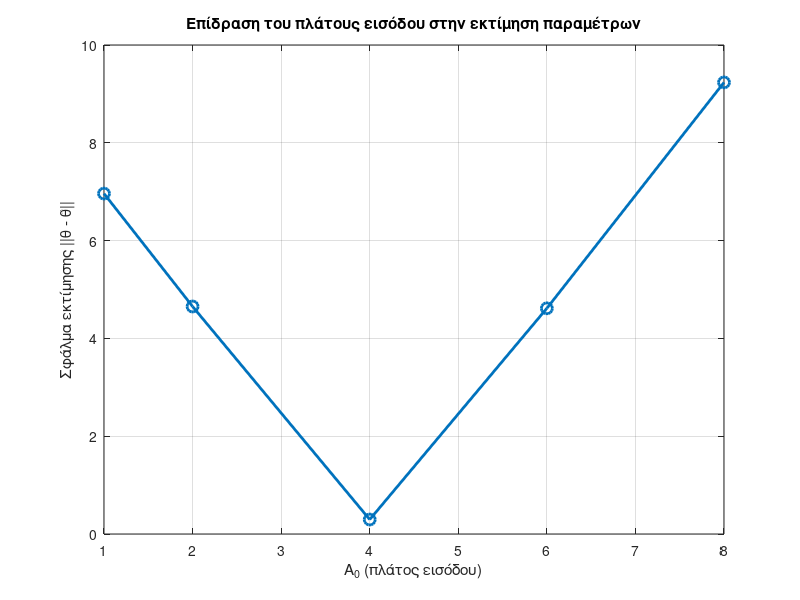

The MATLAB script that drew this image:
clc; clear;

% Πραγματικές παράμετροι
m = 0.75; L = 1.25; c = 0.15; g = 9.81;
omega = 2;
Tfinal = 20;
Ts = 0.1;

% Δημιουργία "πραγματικών" σημάτων με πολύ μικρό Ts
Ts_fine = 0.001;
t_fine = 0:Ts_fine:Tfinal;
A0_ref = 4;
u_fine = A0_ref * sin(omega * t_fine);

% Πραγματική προσομοίωση
q = zeros(size(t_fine));
dq = zeros(size(t_fine));
for k = 1:length(t_fine)-1
    ddq = (1 / (m * L^2)) * (u_fine(k) - c * dq(k) - m * g * L * q(k));
    dq(k+1) = dq(k) + Ts_fine * ddq;
    q(k+1) = q(k) + Ts_fine * dq(k);
end

% Πραγματικές παράμετροι
theta_true = [m*L^2; c; m*g*L];

% Τιμές A0 προς δοκιμή
A0_values = [1, 2, 4, 6, 8];
errors = zeros(size(A0_values));

% Επαναληπτικός υπολογισμός εκτιμήσεων για κάθε A0
for i = 1:length(A0_values)
    A0 = A0_values(i);
    t = 0:Ts:Tfinal;
    u = A0 * sin(omega * t);

    % Δειγματοληψία
    q_s = interp1(t_fine, q, t);
    dq_s = interp1(t_fine, dq, t);
    ddq_s = diff(dq_s) / Ts;

    q_trim = q_s(1:end-1);
    dq_trim = dq_s(1:end-1);
    u_trim = u(1:end-1);

    Phi = [ddq_s', dq_trim', q_trim'];
    theta_hat = (Phi' * Phi) \ (Phi' * u_trim');
    errors(i) = norm(theta_true - theta_hat);  % Σφάλμα ||θ - θ̂||
end

% ΔΙΑΓΡΑΜΜΑ
figure;
plot(A0_values, errors, '-o', 'LineWidth', 2, 'MarkerSize', 8);
xlabel('A_0 (πλάτος εισόδου)');
ylabel('Σφάλμα εκτίμησης ||θ - θ̂||');
title('Επίδραση του πλάτους εισόδου στην εκτίμηση παραμέτρων');
grid on;
